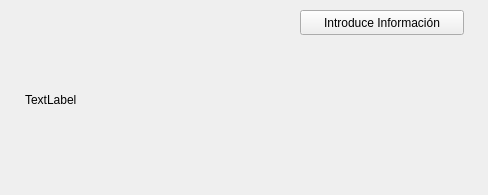
<?xml version="1.0" encoding="UTF-8"?>
<ui version="4.0">
 <class>EjercicioDialog</class>
 <widget class="QWidget" name="EjercicioDialog">
  <property name="geometry">
   <rect>
    <x>0</x>
    <y>0</y>
    <width>488</width>
    <height>195</height>
   </rect>
  </property>
  <property name="windowTitle">
   <string>Form</string>
  </property>
  <widget class="QPushButton" name="btn_inputinfo">
   <property name="geometry">
    <rect>
     <x>300</x>
     <y>10</y>
     <width>164</width>
     <height>25</height>
    </rect>
   </property>
   <property name="text">
    <string>Introduce Información</string>
   </property>
  </widget>
  <widget class="QLabel" name="lbl_info">
   <property name="geometry">
    <rect>
     <x>25</x>
     <y>39</y>
     <width>431</width>
     <height>121</height>
    </rect>
   </property>
   <property name="text">
    <string>TextLabel</string>
   </property>
  </widget>
 </widget>
 <resources/>
 <connections/>
</ui>
